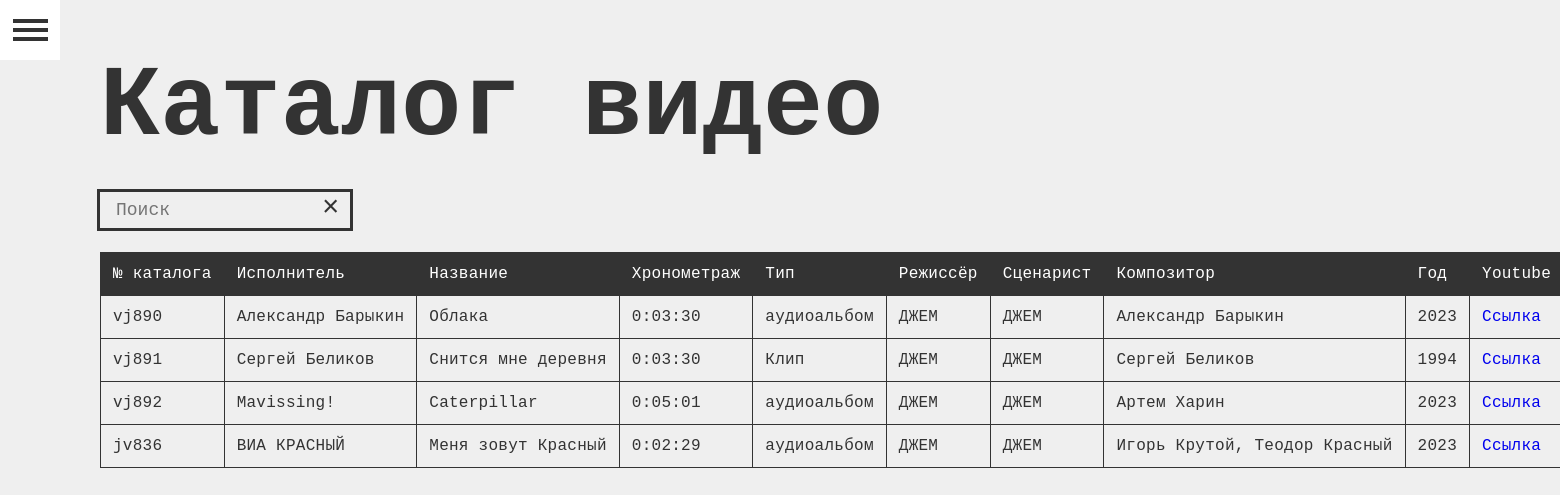
The page / on the database its author committed.
### catalog/models.py (models this page shows, shortened)
class VideoCatalog(models.Model):
    catalog_number = models.CharField(max_length=30, verbose_name="№ каталога")
    performer = models.CharField(max_length=30, verbose_name="Исполнитель")
    title = models.CharField(max_length=30, verbose_name="Название")
    duration = models.DurationField(verbose_name="Хронометраж", blank=True, null=True)
    video_type = models.CharField(max_length=30, verbose_name="Тип", blank=True, null=True)
    director = models.CharField(max_length=30, verbose_name="Режиссёр", blank=True, null=True)
    screenwriter = models.CharField(max_length=30, verbose_name="Сценарист", blank=True, null=True)
    composer = models.CharField(max_length=30, verbose_name="Композитор", blank=True, null=True)
    year = models.PositiveIntegerField(verbose_name="Год", blank=True, null=True)
    youtube_link = models.URLField(verbose_name="Youtube", blank=True, null=True)
    rutube_link = models.URLField(verbose_name="RuTube", blank=True, null=True)
    yandex_link = models.URLField(verbose_name="Яндекс", blank=True, null=True)
    vk_link = models.URLField(verbose_name="VK", blank=True, null=True)
    zen_link = models.URLField(verbose_name="Дзен", blank=True, null=True)
    upc = models.CharField(max_length=30, verbose_name="UPC", blank=True, null=True)
    files = models.FileField(blank=True, null=True, verbose_name='Файлы')
    class Meta:
        verbose_name = "Видеокаталог"
        verbose_name_plural = "Видеокаталоги"

### catalog/views.py (the view)
# urls.py: path('', video_catalog_list, name='video_catalog_list'),
def video_catalog_list(request):
    video_catalogs = VideoCatalog.objects.all()
    return render(request, 'video_catalog_list.html', {'video_catalogs': video_catalogs})

### templates/video_catalog_list.html (shortened to what this page needs)
{% extends "base.html" %} {% load static %} {% block content %}
<div class="content-container wide">
  <h1 class="h1">Каталог видео</h1>
  <div class="search-input-wrapper">
  <input type="text" class="input search-input js-search-input" placeholder="Поиск">
    <div class="search-cross js-search-cross">×</div>
  </div>
  <table class="js-search-table" >
    <thead >
    <tr>
      <th>№ каталога</th>
      <th>Исполнитель</th>
      <th>Название</th>
      <th>Хронометраж</th>
      <th>Тип</th>
      <th>Режиссёр</th>
      <th>Сценарист</th>
      <th>Композитор</th>
      <th>Год</th>
      <th>Youtube</th>
    </tr>
    </thead>
    <tbody>
    {% for item in video_catalogs %}
    <tr>
      <td>{{ item.catalog_number }}</td>
      <td>{{ item.performer }}</td>
      <td>{{ item.title }}</td>
      <td>{{ item.duration }}</td>
      <td>{{ item.video_type }}</td>
      <td>{{ item.director }}</td>
      <td>{{ item.screenwriter }}</td>
      <td>{{ item.composer }}</td>
      <td>{{ item.year }}</td>
      <td>
        <a target="_blank" href="{{ item.youtube_link }}">Ссылка</a>
      </td>
    </tr>
    {% empty %}
    <tr>
      <td colspan="9">Нет данных.</td>
    </tr>
    {% endfor %}
    </tbody>
  </table>
</div>
{% endblock %}

### static/deps/css/main.css (style rules this page uses)
body, html { margin: 0; font-family: monospace; letter-spacing: 0.02em; font-weight: 400; color: #333; background: #efefef; }
*, *::before, *::after { box-sizing: border-box; font-weight: 400; }
body, html { height: 100%; min-height: 100%; }
a { text-decoration: none; }
.h1 { font-size: 100px; line-height: 104px; font-weight: 600; margin-top: 32px; margin-bottom: 32px; color: #333; }
.content-container { max-width: 1028px; margin: 0 auto; padding: 24px 24px; }
.content-container.wide { max-width: 100%; padding: 24px 100px; }
input { appearance: none; border: none; box-shadow: 0px 0px 0px 3px #333; font-size: 18px; outline: none; transition: .2s; padding: 8px 16px; font-family: monospace; background: transparent; }
td, th { border: 1px solid #333; padding: 12px; white-space: nowrap; }
th { background: #333333; color: white; }
tr { font-size: 16px; text-align: left; }
table { border-collapse: collapse; }
.search-input { width: 100%; }
.search-cross { font-size: 29px; width: 20px; position: absolute; top: 0; right: 8px; cursor: pointer; transition: .2s; }
.search-input-wrapper { width: 250px; position: relative; margin-bottom: 24px; }

### rows shown on the page
VideoCatalog: catalog_number "vj890", performer "Александр Барыкин", title "Облака", duration "0:03:30", video_type "аудиоальбом", director "ДЖЕМ", screenwriter "ДЖЕМ", composer "Александр Барыкин", year "2023"
VideoCatalog: catalog_number "vj891", performer "Сергей Беликов", title "Снится мне деревня", duration "0:03:30", video_type "Клип", director "ДЖЕМ", screenwriter "ДЖЕМ", composer "Сергей Беликов", year "1994"
VideoCatalog: catalog_number "vj892", performer "Mavissing!", title "Caterpillar", duration "0:05:01", video_type "аудиоальбом", director "ДЖЕМ", screenwriter "ДЖЕМ", composer "Артем Харин", year "2023"
VideoCatalog: catalog_number "jv836", performer "ВИА КРАСНЫЙ", title "Меня зовут Красный", duration "0:02:29", video_type "аудиоальбом", director "ДЖЕМ", screenwriter "ДЖЕМ", composer "Игорь Крутой, Теодор Красный", year "2023"
